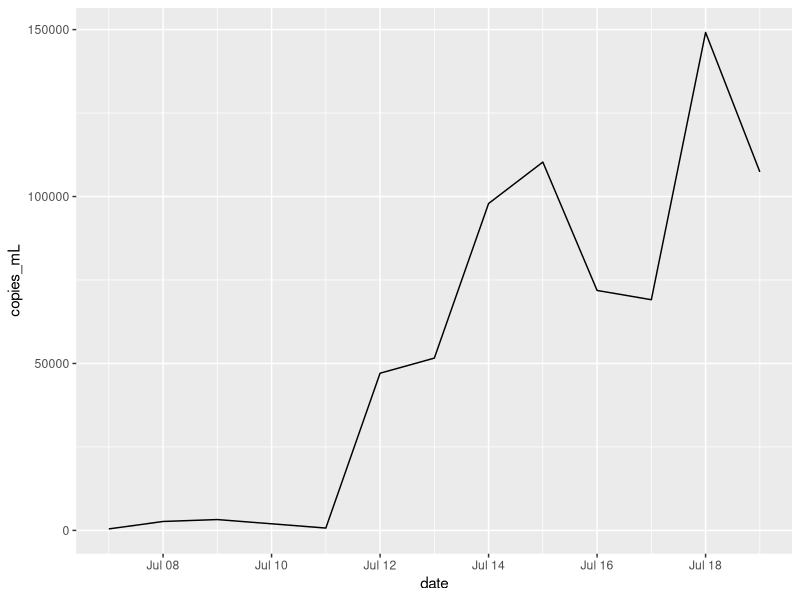
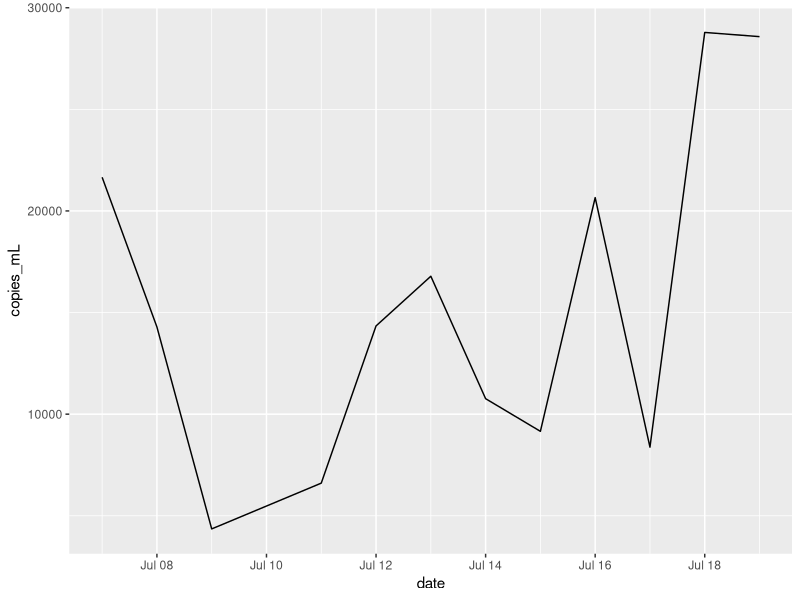
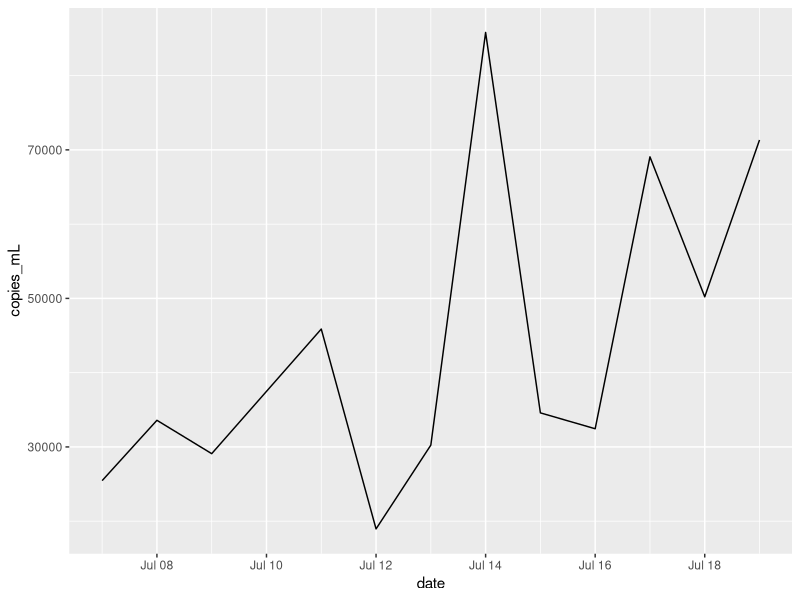
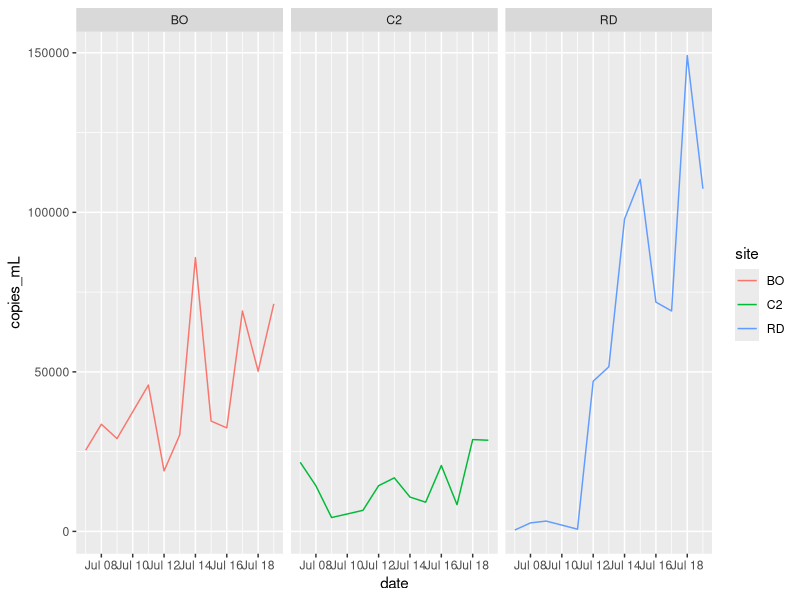

R code for these plots, in order:
## ---- chunk 1
library(tidyverse)
library(here)
## ---- chunk 2
copies<- read_csv(here("data", "processed_data", "clean_data_date.csv")) #This is the clean_data.csv from copies_calculator but with date manually added in,
## ---- chunk 3
copies2<- copies %>%
  select(date,copies_mL,site) %>%
drop_na()

bo<- copies2 %>% filter(site %in% "BO")
c2 <- copies2 %>% filter(site %in% "C2")
rd<- copies2 %>% filter(site %in% "RD")
summary(copies2)
## ---- chunk 4
rd %>%
  ggplot() +geom_line(
    aes(x = date,
        y = copies_mL)
  )
## ---- chunk 5
c2 %>%
  ggplot() +geom_line(
    aes(x = date,
        y = copies_mL)
  )
## ---- chunk 6
bo %>%
  ggplot() +geom_line(
    aes(x = date,
        y = copies_mL)
  )
## ---- chunk 7
copies2 %>% ggplot()+geom_line(
  aes(x = date,
      y = copies_mL,
      color = site))+
  facet_wrap(~site)
